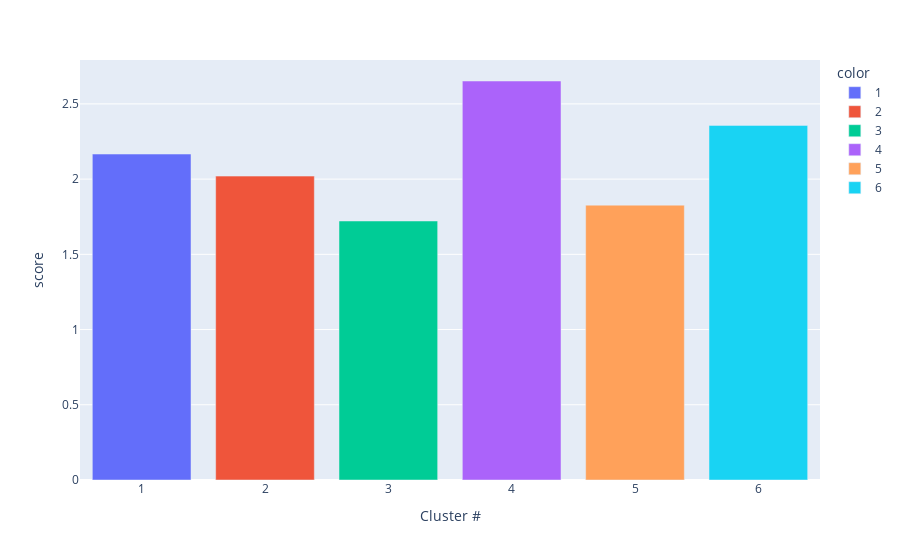

This figure's notebook cell:
### Code cell
# Cluster vs score
px.bar(grouped, x=grouped.index+1, y='score', labels={'x':'Cluster #', 'y': 'Average Score'}, color=(grouped.index+1).astype(str))

### Figure 1 — Plotly figure (JSON) as saved in the notebook; plotly's stock layout.template omitted (floating-point values rounded to 4 significant figures)
{"data": [{"alignmentgroup": "True", "hovertemplate": "color=1<br>Cluster #=%{x}<br>score=%{y}<extra></extra>", "legendgroup": "1", "marker": {"color": "#636efa"}, "name": "1", "offsetgroup": "1", "orientation": "v", "showlegend": true, "textposition": "auto", "type": "bar", "x": [1], "xaxis": "x", "y": [2.167], "yaxis": "y"}, {"alignmentgroup": "True", "hovertemplate": "color=2<br>Cluster #=%{x}<br>score=%{y}<extra></extra>", "legendgroup": "2", "marker": {"color": "#EF553B"}, "name": "2", "offsetgroup": "2", "orientation": "v", "showlegend": true, "textposition": "auto", "type": "bar", "x": [2], "xaxis": "x", "y": [2.02], "yaxis": "y"}, {"alignmentgroup": "True", "hovertemplate": "color=3<br>Cluster #=%{x}<br>score=%{y}<extra></extra>", "legendgroup": "3", "marker": {"color": "#00cc96"}, "name": "3", "offsetgroup": "3", "orientation": "v", "showlegend": true, "textposition": "auto", "type": "bar", "x": [3], "xaxis": "x", "y": [1.722], "yaxis": "y"}, {"alignmentgroup": "True", "hovertemplate": "color=4<br>Cluster #=%{x}<br>score=%{y}<extra></extra>", "legendgroup": "4", "marker": {"color": "#ab63fa"}, "name": "4", "offsetgroup": "4", "orientation": "v", "showlegend": true, "textposition": "auto", "type": "bar", "x": [4], "xaxis": "x", "y": [2.652], "yaxis": "y"}, {"alignmentgroup": "True", "hovertemplate": "color=5<br>Cluster #=%{x}<br>score=%{y}<extra></extra>", "legendgroup": "5", "marker": {"color": "#FFA15A"}, "name": "5", "offsetgroup": "5", "orientation": "v", "showlegend": true, "textposition": "auto", "type": "bar", "x": [5], "xaxis": "x", "y": [1.827], "yaxis": "y"}, {"alignmentgroup": "True", "hovertemplate": "color=6<br>Cluster #=%{x}<br>score=%{y}<extra></extra>", "legendgroup": "6", "marker": {"color": "#19d3f3"}, "name": "6", "offsetgroup": "6", "orientation": "v", "showlegend": true, "textposition": "auto", "type": "bar", "x": [6], "xaxis": "x", "y": [2.357], "yaxis": "y"}], "layout": {"barmode": "relative", "legend": {"title": {"text": "color"}, "tracegroupgap": 0}, "margin": {"t": 60}, "xaxis": {"anchor": "y", "autorange": true, "domain": [0, 1], "range": [0.5, 6.5], "title": {"text": "Cluster #"}, "type": "linear"}, "yaxis": {"anchor": "x", "autorange": true, "domain": [0, 1], "range": [0, 2.792], "title": {"text": "score"}, "type": "linear"}}}
